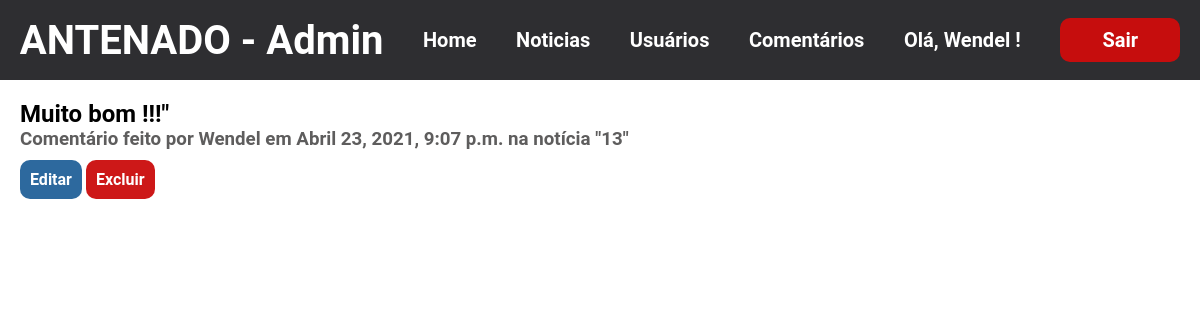
Page /Gerenciar/Comentario/4/ (signed in) on the committed database.
### post_app/models.py (models this page shows, shortened)
class Comentario (models.Model):
    codigo = models.AutoField(primary_key=True)
    opiniao = models.TextField(max_length=300)
    timestamp = models.DateTimeField(auto_now_add=True)
    cod_noticia = models.ForeignKey(Noticia, on_delete=models.CASCADE, related_name='comments')
    cod_usuario = models.ForeignKey('auth.User', on_delete=models.CASCADE)

class Noticia (models.Model):
    codigo = models.AutoField(primary_key=True)
    titulo = models.CharField(max_length=200)
    header_image = models.ImageField(null=True, blank=True, upload_to='imagens/')
    assunto = models.CharField(max_length=100)
    texto = models.TextField()
    timestamp = models.DateTimeField(auto_now_add=True)
    author = models.ForeignKey('auth.User', on_delete=models.CASCADE)
    def __str__(self):
        return str(self.codigo)

### post_app/views.py (the view)
# urls.py: path('Gerenciar/Comentario/<int:pk>/', DetailCommentView.as_view(), name = 'detail_comment'),
class DetailCommentView(LoginRequiredMixin, DetailView): #Visão com os detalhes de um comentário
    model = Comentario
    template_name = 'post_app/detail_comment.html'
    context_object_name = 'comentario'

### post_app/templates/post_app/detail_comment.html (shortened to what this page needs)
{% extends 'menu_admin.html' %}
    {% block models %}
        <div id="cabecalho_notice">
            <h2> {{ comentario.opiniao }} </h2>
            <h3>Comentário feito por {{ comentario.cod_usuario }} em {{ comentario.timestamp }} na notícia "{{ comentario.cod_noticia }}"</h3>
        </div>
        <div id="editOrDelNotice">
            <a href="{% url 'edit_comment' comentario.pk %}" id="btnEditar">Editar</a>
            <a href="{% url 'delete_comment' comentario.pk %}" id="btnExcluir">Excluir</a>
        </div>
    {% endblock models %}

### post_app/templates/menu_admin.html (shortened to what this page needs)
{% load static %}
<!DOCTYPE html>
<html lang="pt-br">
<head>
    <link rel="stylesheet" href="{% static '/css/manage.css' %}">
</head>
<body>
    <nav class="menu_admin">
        <h1>ANTENADO - Admin</h1>
        <a href="{% url 'Home' %}">Home</a>
        <a href="{% url 'manage_notices' %}">Noticias</a>
        <a href="{% url 'manage_users' %}">Usuários</a>
        <a href="{% url 'manage_comments' %}">Comentários</a>
        <p>Olá, {{ user.username }} !</p>
        <a href="{% url 'logout' %}">
            <input type="button" value="Sair" id="btnSair">
        </a>
    </nav>
    {% block models %}
    {% endblock models %}
</body>
</html>

### static/css/manage.css (style rules this page uses)
* { margin: 0; font-family: Roboto, 'sans-serif'; }
.menu_admin { background-color: #2e2e31; height: 80px; display: flex; justify-content: space-around; align-items: center; }
.menu_admin > a, .menu_admin > p { text-decoration: none; color: white; font-size: 20px; font-weight: bold; }
.menu_admin > h1 { color: white; font-size: 40px; }
#btnEditar { background-color: #2d699e; border-radius: 10px; font-weight: bold; color: white; padding: 10px; }
#btnExcluir { background-color: #cd1818; border-radius: 10px; font-weight: bold; color: white; color: white; padding: 10px; }
#cabecalho_notice { margin: 20px; display: flex; flex-direction: column; }
#cabecalho_notice> h3 { color: #5e5d5d; }
#editOrDelNotice { margin: 20px; }
#editOrDelNotice > a { text-decoration: none; }
#btnSair { width: 120px; background-color: #c60d0d; color: white; font-size: 20px; border:none; padding: 10px; border-radius: 10px; font-weight: bold; }

### rows in the picture
Comentario: opiniao "Muito bom !!!\"", cod_usuario "Wendel", timestamp "Abril 23, 2021, 9:07 p.m.", cod_noticia "13"

### other values in the picture
{{ user.username }} "Wendel"
